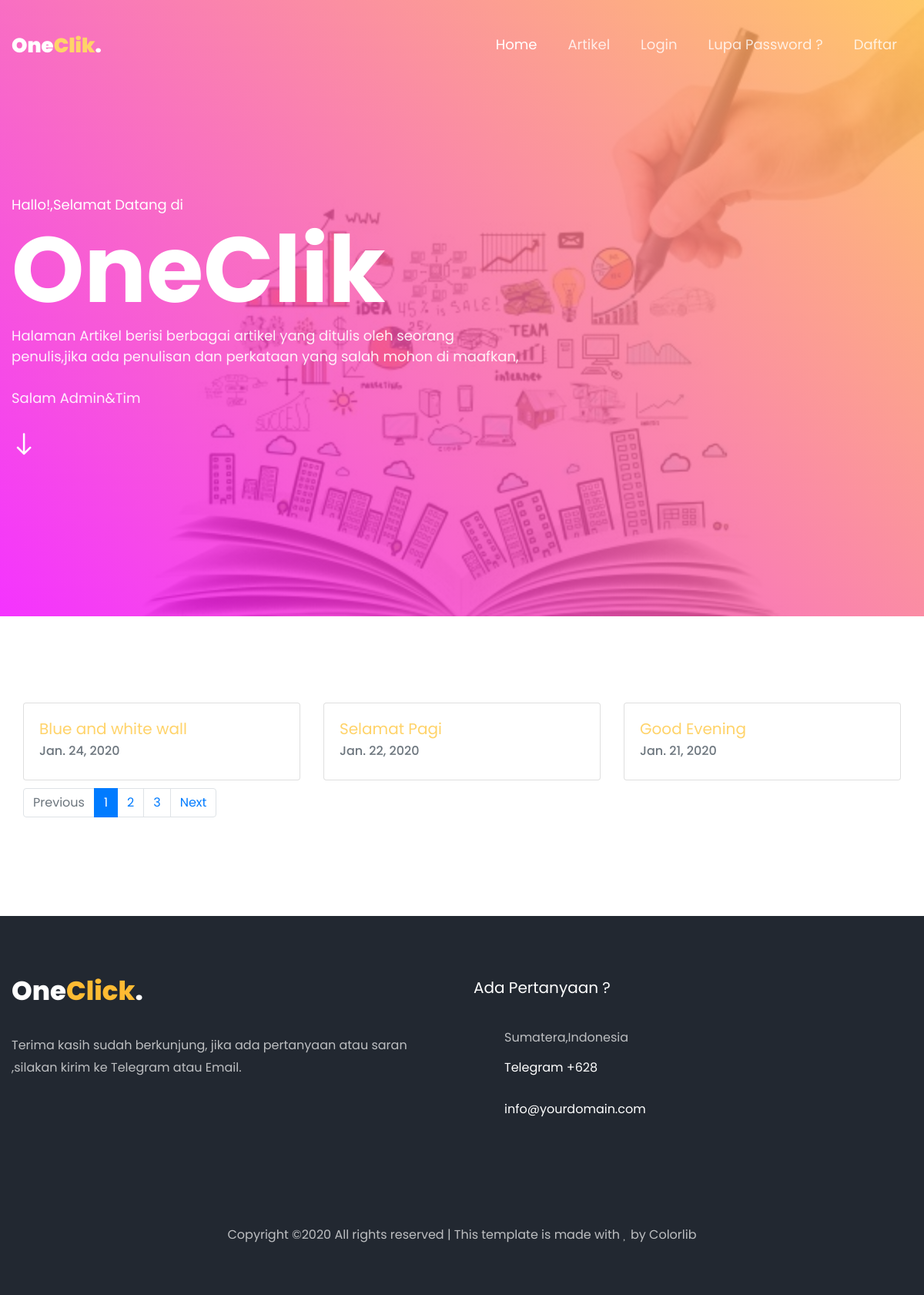
The page /artikel/kategori/Jurnal/1 on the database its author committed.
### blog/models.py (models this page shows, shortened)
class Artikel(models.Model):
	judul 		= models.CharField(max_length=255)
	content 	= RichTextUploadingField()
	LIST_CATEGORY = (
		('Blog','Blog'),
		('Jurnal','Jurnal'),
		('Berita','Berita')
		)
	kategori = models.CharField(max_length=20,choices=LIST_CATEGORY,default = 'Blog')
	published	= models.DateTimeField(auto_now_add=True)
	updated	 	= models.DateTimeField(auto_now=True)
	slug 		= models.SlugField(blank=True,editable=False)
	author	    = models.ForeignKey(User, null=True)

### blog/views.py (the view)
# urls.py: url(r'^kategori/(?P<kategori>[\w]+)/(?P<page>\d+)$',views.ArtikelKategoriListView.as_view(),name='kategori'),
class ArtikelKategoriListView(ListView):
	model = Artikel
	template_name = "blog/kategori_list.html"
	context_object_name = 'artikel_list'
	ordering = ['-published']
	paginate_by = 3
	def get_queryset(self):
		self.queryset = self.model.objects.filter(kategori=self.kwargs['kategori'])
		return super().get_queryset()
	def get_context_data(self,*args,**kwargs):
		kategori_list = self.model.objects.values_list('kategori',flat=True).distinct().exclude(kategori=self.kwargs['kategori'])# sehingga nanti yang muncul sisanya
		self.kwargs.update({'kategori_list':kategori_list})
		kwargs = self.kwargs
		return super().get_context_data(*args,**kwargs)

### blog/templates/blog/kategori_list.html (shortened to what this page needs)
{% load static %}
<!DOCTYPE html>
<html lang="en">
  <head>
{% include "style.html" %}
  </head>
  <body>
{% include 'navbar.html' %}
    <div class="hero-wrap js-fullheight" style="background-image: url({% static 'readit/images/content_bg.jpg' %});" data-stellar-background-ratio="0.5">
      <div class="overlay"></div>
      <div class="container">
        <div class="row no-gutters slider-text js-fullheight align-items-center justify-content-start" data-scrollax-parent="true">
          <div class="col-md-12 ftco-animate">
            <h2 class="subheading">Hallo!,Selamat Datang di</h2>
            <h1 class="mb-4 mb-md-0">OneClik</h1>
            <div class="row">
              <div class="col-md-7">
                <div class="text">
                  <p>Halaman Artikel berisi berbagai artikel yang ditulis oleh seorang penulis,jika ada penulisan dan perkataan yang salah mohon di maafkan, <br><br>Salam Admin&Tim</p>
                  <div class="mouse">
                    <a href="#" class="mouse-icon">
                      <div class="mouse-wheel"><span class="ion-ios-arrow-round-down"></span></div>
                    </a>
                  </div>
                </div>
              </div>
            </div>
          </div>
        </div>
      </div>
    </div>
<section class="ftco-section">
  <div class="container">
  <div class="container" style="margin-top:0px">
  <div class="row">
    {% for artikel in artikel_list %}
    <div class="col-sm-4">
          <div class="card">
            <div class="card-body">
              <h5 class="card-title" ><a href="{% url 'blog:detail' artikel.slug %}">{{artikel.judul}}</a></h5>
              <h6 class="card-subtitle mb-2 text-muted">{{artikel.published|date}}</h6>
            </div>
          </div>
      </div>
    {% endfor %}
  </div>
  <div class="row" style="margin-top: 10px">
  <div class="col-md-8" style="position: center;">
    {% if is_paginated %}
      <nav aria-label="artikelPage">
        <ul class="pagination">
          {% if page_obj.has_previous %}
            <li class="page-item">
              <a class="page-link" href="{% url 'blog:kategori' kategori page_obj.previous_page_number%}">Previous</a>
            </li>
        {% else %}
          <li class="page-item disabled">
              <a class="page-link" href="#" tabindex="-1" aria-disabled="true">Previous</a>
            </li>
          {% endif %}
          {% for page in paginator.page_range %}
            {% if page is page_obj.number %}
            <li class="page-item active" aria-current="page">
              <span class="page-link" href="#">{{page}}<span class="sr-only">(current)</span></span>
            </li>
            {% else %}
            <li class="page-item">
              <a class="page-link" href="{% url 'blog:kategori' kategori page %}">{{page}}</a>
            </li>
            {% endif %}
          {% endfor %}
          {% if page_obj.has_next %}
            <li class="page-item">
              <a class="page-link" href="{% url 'blog:kategori' kategori page_obj.next_page_number%}">Next</a>
            </li>
        {% else %}
          <li class="page-item disabled">
              <a class="page-link" href="#" tabindex="-1" aria-disabled="true">Next</a>
            </li>
          {% endif %}
        </ul>
      </nav>
      {% endif %}
  </div>
</section>
    <footer class="ftco-footer ftco-bg-dark ftco-section">
      <div class="container">
        <div class="row mb-5">
          <div class="col-md">
            <div class="ftco-footer-widget mb-4">
              <h2 class="logo"><a href="#">One<span>Click</span>.</a></h2>
              <p>Terima kasih sudah berkunjung, jika ada pertanyaan atau saran ,silakan kirim ke Telegram atau Email.</p>
              <ul class="ftco-footer-social list-unstyled float-md-left float-lft mt-5">
              </ul>
            </div>
          </div>
          <div class="col-md">
            <div class="ftco-footer-widget mb-4">
              <h2 class="ftco-heading-2">Ada Pertanyaan ?</h2>
              <div class="block-23 mb-3">
                <ul>
                  <li><span class="icon icon-map-marker"></span><span class="text">Sumatera,Indonesia</span></li>
                  <li><a href="#"><span class="icon icon-phone"></span><span class="text">Telegram +628</span></a></li>
                  <li><a href="#"><span class="icon icon-envelope"></span><span class="text">info@yourdomain.com</span></a></li>
                </ul>
              </div>
            </div>
          </div>
        </div>
        <div class="row">
          <div class="col-md-12 text-center">
            <p>
  Copyright &copy;<script>document.write(new Date().getFullYear());</script> All rights reserved | This template is made with <i class="icon-heart color-danger" aria-hidden="true"></i> by <a href="https://colorlib.com" target="_blank">Colorlib</a>
  </p>
          </div>
        </div>
      </div>
    </footer>
  </body>
</html>

### static/readit/css/icomoon.css (style rules this page uses)
[class^="icon-"], [class*=" icon-"] { font-family: 'icomoon' !important; speak: none; font-style: normal; font-weight: normal; font-variant: normal; text-transform: none; line-height: 1; -webkit-font-smoothing: antialiased; -moz-osx-font-smoothing: grayscale; }
.icon-heart:before { content: "\f004"; }
.icon-map-marker:before { content: "\f041"; }
.icon-phone:before { content: "\f095"; }
.icon-envelope:before { content: "\f0e0"; }

### rows shown on the page
Artikel: judul "Blue and white wall", published "Jan. 24, 2020"
Artikel: judul "Selamat Pagi", published "Jan. 22, 2020"
Artikel: judul "Good Evening", published "Jan. 21, 2020"

### other values the page prints
{{ page }} "1"
{{ page }} "2" "3"
